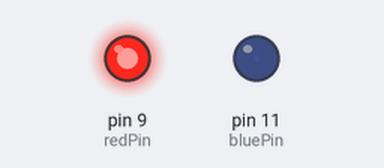
This sketch was run on a simulated Arduino Uno, built with avr-gcc and run on an emulated ATmega328P. Shown: output pins drawn as LEDs (lit = HIGH).

Above: at 0.05 s.
At 1.3 s:
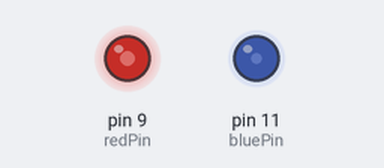
At 2.55 s:
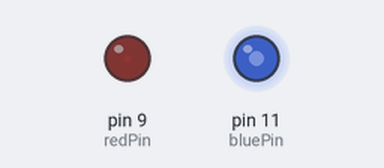
At 5.1 s:
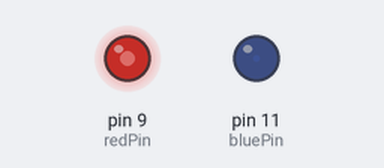
Timing chart, 0 to 6.7 s (numbered marks = the images above):
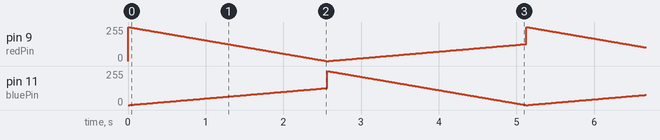

The sketch:

Doppler-Effect.ino
```cpp
const int redPin = 9;    // Red LED pin
const int bluePin = 11;  // Blue LED pin
const int fadeDelay = 10; // Delay for fading effect

void setup() {
  pinMode(redPin, OUTPUT);
  pinMode(bluePin, OUTPUT);
}

void loop() {
  // Simulate redshift (LED moving away)
  for (int i = 0; i <= 255; i++) {
    analogWrite(redPin, 255 - i);
    analogWrite(bluePin, i / 2);  // Adjust fading rate for blueshift
    delay(fadeDelay);
  }

  // Simulate blueshift (LED moving closer)
  for (int i = 0; i <= 255; i++) {
    analogWrite(redPin, i / 2);  // Adjust fading rate for redshift
    analogWrite(bluePin, 255 - i);
    delay(fadeDelay);
  }
}
```
